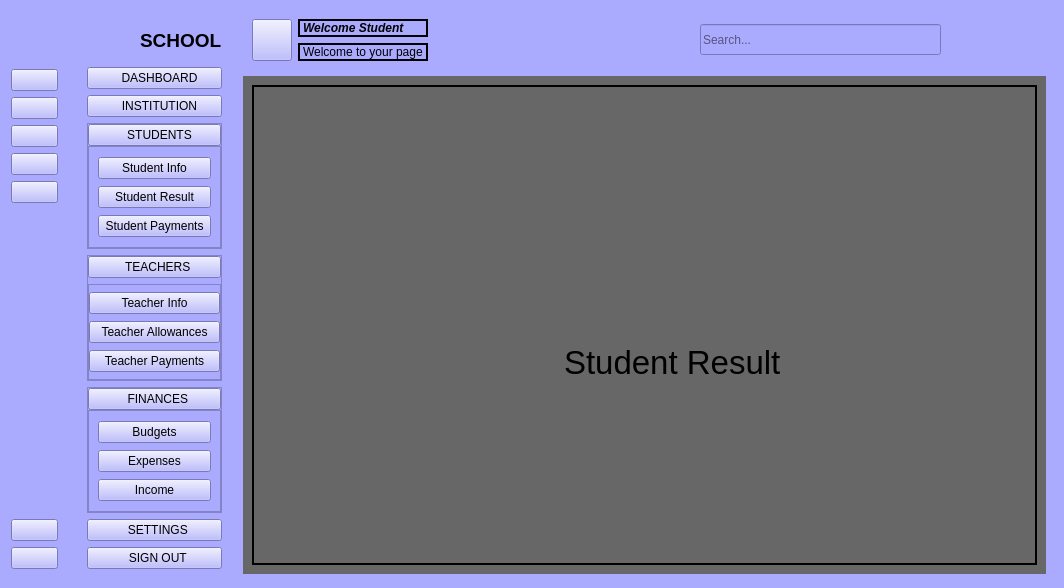
<?xml version="1.0" encoding="UTF-8"?>
<ui version="4.0">
 <class>DropAndSideMainWindow</class>
 <widget class="QMainWindow" name="DropAndSideMainWindow">
  <property name="geometry">
   <rect>
    <x>0</x>
    <y>0</y>
    <width>1064</width>
    <height>588</height>
   </rect>
  </property>
  <property name="windowTitle">
   <string>MainWindow</string>
  </property>
  <property name="windowIcon">
   <iconset>
    <normaloff>resource_folder_test/WIN_20250404_18_49_12_Pro.jpg</normaloff>resource_folder_test/WIN_20250404_18_49_12_Pro.jpg</iconset>
  </property>
  <property name="styleSheet">
   <string notr="true">background-color: rgb(170, 170, 255);</string>
  </property>
  <widget class="QWidget" name="centralwidget">
   <widget class="QWidget" name="layoutWidget">
    <property name="geometry">
     <rect>
      <x>0</x>
      <y>10</y>
      <width>1046</width>
      <height>564</height>
     </rect>
    </property>
    <layout class="QHBoxLayout" name="horizontalLayout">
     <item>
      <widget class="QWidget" name="icons_widget" native="true">
       <property name="minimumSize">
        <size>
         <width>71</width>
         <height>562</height>
        </size>
       </property>
       <property name="maximumSize">
        <size>
         <width>71</width>
         <height>562</height>
        </size>
       </property>
       <property name="styleSheet">
        <string notr="true">background-color: rgb(170, 170, 255);</string>
       </property>
       <widget class="QWidget" name="layoutWidget">
        <property name="geometry">
         <rect>
          <x>11</x>
          <y>11</y>
          <width>47</width>
          <height>547</height>
         </rect>
        </property>
        <layout class="QVBoxLayout" name="verticalLayout_9">
         <item>
          <widget class="QLabel" name="school_logo_1">
           <property name="minimumSize">
            <size>
             <width>20</width>
             <height>41</height>
            </size>
           </property>
           <property name="maximumSize">
            <size>
             <width>45</width>
             <height>41</height>
            </size>
           </property>
           <property name="text">
            <string/>
           </property>
           <property name="pixmap">
            <pixmap>resource_folder_test/settings.png</pixmap>
           </property>
           <property name="scaledContents">
            <bool>true</bool>
           </property>
          </widget>
         </item>
         <item>
          <widget class="QPushButton" name="dashboard_icon">
           <property name="text">
            <string/>
           </property>
           <property name="icon">
            <iconset>
             <normaloff>resource_folder_test/home.png</normaloff>
             <normalon>resource_folder_test/home2.png</normalon>
             <disabledon>resource_folder_test/home2.png</disabledon>resource_folder_test/home.png</iconset>
           </property>
           <property name="checkable">
            <bool>true</bool>
           </property>
           <property name="checked">
            <bool>false</bool>
           </property>
           <property name="autoExclusive">
            <bool>true</bool>
           </property>
          </widget>
         </item>
         <item>
          <widget class="QPushButton" name="institution_icon">
           <property name="text">
            <string/>
           </property>
           <property name="icon">
            <iconset>
             <normaloff>resource_folder_test/menu.png</normaloff>
             <normalon>resource_folder_test/menu2.png</normalon>resource_folder_test/menu.png</iconset>
           </property>
           <property name="checkable">
            <bool>true</bool>
           </property>
           <property name="checked">
            <bool>false</bool>
           </property>
           <property name="autoExclusive">
            <bool>true</bool>
           </property>
          </widget>
         </item>
         <item>
          <widget class="QPushButton" name="student_icon">
           <property name="text">
            <string/>
           </property>
           <property name="icon">
            <iconset>
             <normaloff>resource_folder_test/menu.png</normaloff>
             <normalon>resource_folder_test/menu2.png</normalon>resource_folder_test/menu.png</iconset>
           </property>
           <property name="checkable">
            <bool>true</bool>
           </property>
           <property name="checked">
            <bool>false</bool>
           </property>
           <property name="autoExclusive">
            <bool>true</bool>
           </property>
          </widget>
         </item>
         <item>
          <widget class="QPushButton" name="teachers_icon">
           <property name="text">
            <string/>
           </property>
           <property name="icon">
            <iconset>
             <normaloff>resource_folder_test/menu.png</normaloff>
             <normalon>resource_folder_test/menu2.png</normalon>resource_folder_test/menu.png</iconset>
           </property>
           <property name="checkable">
            <bool>true</bool>
           </property>
           <property name="checked">
            <bool>false</bool>
           </property>
           <property name="autoExclusive">
            <bool>true</bool>
           </property>
          </widget>
         </item>
         <item>
          <widget class="QPushButton" name="finances_icon">
           <property name="text">
            <string/>
           </property>
           <property name="icon">
            <iconset>
             <normaloff>resource_folder_test/menu.png</normaloff>
             <normalon>resource_folder_test/menu2.png</normalon>resource_folder_test/menu.png</iconset>
           </property>
           <property name="checkable">
            <bool>true</bool>
           </property>
           <property name="checked">
            <bool>false</bool>
           </property>
           <property name="autoExclusive">
            <bool>true</bool>
           </property>
          </widget>
         </item>
         <item>
          <spacer name="verticalSpacer">
           <property name="orientation">
            <enum>Qt::Orientation::Vertical</enum>
           </property>
           <property name="sizeHint" stdset="0">
            <size>
             <width>17</width>
             <height>288</height>
            </size>
           </property>
          </spacer>
         </item>
         <item>
          <widget class="QPushButton" name="settings_icon">
           <property name="text">
            <string/>
           </property>
           <property name="icon">
            <iconset>
             <normaloff>resource_folder_test/settings.png</normaloff>resource_folder_test/settings.png</iconset>
           </property>
           <property name="checkable">
            <bool>true</bool>
           </property>
           <property name="checked">
            <bool>false</bool>
           </property>
           <property name="autoExclusive">
            <bool>true</bool>
           </property>
          </widget>
         </item>
         <item>
          <widget class="QPushButton" name="sign_out_icon">
           <property name="text">
            <string/>
           </property>
           <property name="icon">
            <iconset>
             <normaloff>resource_folder_test/help.png</normaloff>resource_folder_test/help.png</iconset>
           </property>
           <property name="checkable">
            <bool>true</bool>
           </property>
           <property name="autoExclusive">
            <bool>true</bool>
           </property>
          </widget>
         </item>
        </layout>
       </widget>
      </widget>
     </item>
     <item>
      <widget class="QWidget" name="text_widget" native="true">
       <property name="minimumSize">
        <size>
         <width>160</width>
         <height>0</height>
        </size>
       </property>
       <property name="maximumSize">
        <size>
         <width>160</width>
         <height>16777215</height>
        </size>
       </property>
       <property name="styleSheet">
        <string notr="true">background-color: rgb(170, 170, 255);
QPshButton
{
height: 30px;
border: none
}</string>
       </property>
       <widget class="QWidget" name="layoutWidget">
        <property name="geometry">
         <rect>
          <x>10</x>
          <y>10</y>
          <width>135</width>
          <height>549</height>
         </rect>
        </property>
        <layout class="QVBoxLayout" name="verticalLayout_7">
         <item>
          <layout class="QHBoxLayout" name="horizontalLayout_2">
           <item>
            <widget class="QLabel" name="school_logo_2">
             <property name="maximumSize">
              <size>
               <width>49</width>
               <height>41</height>
              </size>
             </property>
             <property name="text">
              <string/>
             </property>
             <property name="pixmap">
              <pixmap>resource_folder_test/settings.png</pixmap>
             </property>
             <property name="scaledContents">
              <bool>true</bool>
             </property>
            </widget>
           </item>
           <item>
            <widget class="QLabel" name="school_name_label">
             <property name="maximumSize">
              <size>
               <width>124</width>
               <height>41</height>
              </size>
             </property>
             <property name="font">
              <font>
               <pointsize>14</pointsize>
               <bold>true</bold>
              </font>
             </property>
             <property name="text">
              <string>SCHOOL</string>
             </property>
            </widget>
           </item>
          </layout>
         </item>
         <item>
          <widget class="QPushButton" name="dashboard_pushbutton">
           <property name="styleSheet">
            <string notr="true"/>
           </property>
           <property name="text">
            <string>   DASHBOARD</string>
           </property>
           <property name="icon">
            <iconset>
             <normaloff>resource_folder_test/home.png</normaloff>
             <normalon>resource_folder_test/home2.png</normalon>resource_folder_test/home.png</iconset>
           </property>
           <property name="checkable">
            <bool>true</bool>
           </property>
           <property name="checked">
            <bool>false</bool>
           </property>
           <property name="autoExclusive">
            <bool>true</bool>
           </property>
          </widget>
         </item>
         <item>
          <widget class="QPushButton" name="institution_pushButton">
           <property name="text">
            <string>   INSTITUTION</string>
           </property>
           <property name="icon">
            <iconset>
             <normaloff>resource_folder_test/menu.png</normaloff>
             <normalon>resource_folder_test/menu2.png</normalon>resource_folder_test/menu.png</iconset>
           </property>
           <property name="checkable">
            <bool>true</bool>
           </property>
           <property name="autoExclusive">
            <bool>true</bool>
           </property>
          </widget>
         </item>
         <item>
          <widget class="QFrame" name="students_big_frame">
           <property name="frameShape">
            <enum>QFrame::Shape::StyledPanel</enum>
           </property>
           <property name="frameShadow">
            <enum>QFrame::Shadow::Raised</enum>
           </property>
           <layout class="QVBoxLayout" name="verticalLayout_5">
            <property name="spacing">
             <number>0</number>
            </property>
            <property name="leftMargin">
             <number>0</number>
            </property>
            <property name="topMargin">
             <number>0</number>
            </property>
            <property name="rightMargin">
             <number>0</number>
            </property>
            <property name="bottomMargin">
             <number>0</number>
            </property>
            <item>
             <widget class="QPushButton" name="studentFrame">
              <property name="text">
               <string>   STUDENTS</string>
              </property>
              <property name="icon">
               <iconset>
                <normaloff>resource_folder_test/menu.png</normaloff>
                <normalon>resource_folder_test/menu2.png</normalon>resource_folder_test/menu.png</iconset>
              </property>
              <property name="checkable">
               <bool>true</bool>
              </property>
              <property name="autoExclusive">
               <bool>false</bool>
              </property>
             </widget>
            </item>
            <item>
             <widget class="QFrame" name="student_drop_down_frame">
              <property name="frameShape">
               <enum>QFrame::Shape::StyledPanel</enum>
              </property>
              <property name="frameShadow">
               <enum>QFrame::Shadow::Raised</enum>
              </property>
              <layout class="QVBoxLayout" name="verticalLayout_3">
               <item>
                <widget class="QPushButton" name="studentInfo">
                 <property name="text">
                  <string>Student Info</string>
                 </property>
                 <property name="checkable">
                  <bool>true</bool>
                 </property>
                 <property name="autoExclusive">
                  <bool>true</bool>
                 </property>
                </widget>
               </item>
               <item>
                <widget class="QPushButton" name="studentResult">
                 <property name="text">
                  <string>Student Result</string>
                 </property>
                 <property name="checkable">
                  <bool>true</bool>
                 </property>
                 <property name="autoExclusive">
                  <bool>true</bool>
                 </property>
                </widget>
               </item>
               <item>
                <widget class="QPushButton" name="studentPayments">
                 <property name="text">
                  <string>Student Payments</string>
                 </property>
                 <property name="checkable">
                  <bool>true</bool>
                 </property>
                 <property name="autoExclusive">
                  <bool>true</bool>
                 </property>
                </widget>
               </item>
              </layout>
             </widget>
            </item>
           </layout>
          </widget>
         </item>
         <item>
          <widget class="QFrame" name="teachers_big_frame">
           <property name="frameShape">
            <enum>QFrame::Shape::StyledPanel</enum>
           </property>
           <property name="frameShadow">
            <enum>QFrame::Shadow::Raised</enum>
           </property>
           <layout class="QVBoxLayout" name="verticalLayout_4">
            <property name="leftMargin">
             <number>0</number>
            </property>
            <property name="topMargin">
             <number>0</number>
            </property>
            <property name="rightMargin">
             <number>0</number>
            </property>
            <property name="bottomMargin">
             <number>0</number>
            </property>
            <item>
             <widget class="QPushButton" name="teacherFrame">
              <property name="text">
               <string>  TEACHERS</string>
              </property>
              <property name="icon">
               <iconset>
                <normaloff>resource_folder_test/menu.png</normaloff>
                <normalon>resource_folder_test/menu2.png</normalon>resource_folder_test/menu.png</iconset>
              </property>
              <property name="checkable">
               <bool>true</bool>
              </property>
              <property name="autoExclusive">
               <bool>false</bool>
              </property>
             </widget>
            </item>
            <item>
             <widget class="QFrame" name="teacher_drop_down_frame">
              <property name="frameShape">
               <enum>QFrame::Shape::StyledPanel</enum>
              </property>
              <property name="frameShadow">
               <enum>QFrame::Shadow::Raised</enum>
              </property>
              <layout class="QVBoxLayout" name="verticalLayout">
               <property name="spacing">
                <number>0</number>
               </property>
               <property name="leftMargin">
                <number>0</number>
               </property>
               <property name="topMargin">
                <number>0</number>
               </property>
               <property name="rightMargin">
                <number>0</number>
               </property>
               <property name="bottomMargin">
                <number>0</number>
               </property>
               <item>
                <widget class="QPushButton" name="teacherInfo">
                 <property name="text">
                  <string>Teacher Info</string>
                 </property>
                 <property name="checkable">
                  <bool>true</bool>
                 </property>
                 <property name="autoExclusive">
                  <bool>true</bool>
                 </property>
                </widget>
               </item>
               <item>
                <widget class="QPushButton" name="teacherAllowances">
                 <property name="text">
                  <string>Teacher Allowances</string>
                 </property>
                 <property name="checkable">
                  <bool>true</bool>
                 </property>
                 <property name="autoExclusive">
                  <bool>true</bool>
                 </property>
                </widget>
               </item>
               <item>
                <widget class="QPushButton" name="teacherPayments">
                 <property name="text">
                  <string>Teacher Payments</string>
                 </property>
                 <property name="checkable">
                  <bool>true</bool>
                 </property>
                 <property name="autoExclusive">
                  <bool>true</bool>
                 </property>
                </widget>
               </item>
              </layout>
             </widget>
            </item>
           </layout>
          </widget>
         </item>
         <item>
          <widget class="QFrame" name="finanaces_big_frame">
           <property name="frameShape">
            <enum>QFrame::Shape::StyledPanel</enum>
           </property>
           <property name="frameShadow">
            <enum>QFrame::Shadow::Raised</enum>
           </property>
           <layout class="QVBoxLayout" name="verticalLayout_6">
            <property name="spacing">
             <number>0</number>
            </property>
            <property name="leftMargin">
             <number>0</number>
            </property>
            <property name="topMargin">
             <number>0</number>
            </property>
            <property name="rightMargin">
             <number>0</number>
            </property>
            <property name="bottomMargin">
             <number>0</number>
            </property>
            <item>
             <widget class="QPushButton" name="financesFrame">
              <property name="text">
               <string>  FINANCES</string>
              </property>
              <property name="icon">
               <iconset>
                <normaloff>resource_folder_test/menu.png</normaloff>
                <normalon>resource_folder_test/menu2.png</normalon>resource_folder_test/menu.png</iconset>
              </property>
              <property name="checkable">
               <bool>true</bool>
              </property>
              <property name="autoExclusive">
               <bool>false</bool>
              </property>
             </widget>
            </item>
            <item>
             <widget class="QFrame" name="finanace_drop_down_frame">
              <property name="frameShape">
               <enum>QFrame::Shape::StyledPanel</enum>
              </property>
              <property name="frameShadow">
               <enum>QFrame::Shadow::Raised</enum>
              </property>
              <layout class="QVBoxLayout" name="verticalLayout_2">
               <item>
                <widget class="QPushButton" name="budgets">
                 <property name="text">
                  <string>Budgets</string>
                 </property>
                 <property name="checkable">
                  <bool>true</bool>
                 </property>
                 <property name="autoExclusive">
                  <bool>true</bool>
                 </property>
                </widget>
               </item>
               <item>
                <widget class="QPushButton" name="expenses">
                 <property name="text">
                  <string>Expenses</string>
                 </property>
                 <property name="checkable">
                  <bool>true</bool>
                 </property>
                 <property name="autoExclusive">
                  <bool>true</bool>
                 </property>
                </widget>
               </item>
               <item>
                <widget class="QPushButton" name="income">
                 <property name="text">
                  <string>Income</string>
                 </property>
                 <property name="checkable">
                  <bool>true</bool>
                 </property>
                 <property name="autoExclusive">
                  <bool>true</bool>
                 </property>
                </widget>
               </item>
              </layout>
             </widget>
            </item>
           </layout>
          </widget>
         </item>
         <item>
          <widget class="QPushButton" name="settings">
           <property name="text">
            <string>  SETTINGS</string>
           </property>
           <property name="icon">
            <iconset>
             <normaloff>resource_folder_test/settings.png</normaloff>resource_folder_test/settings.png</iconset>
           </property>
           <property name="checkable">
            <bool>true</bool>
           </property>
           <property name="autoExclusive">
            <bool>true</bool>
           </property>
          </widget>
         </item>
         <item>
          <widget class="QPushButton" name="sign_out_2">
           <property name="text">
            <string>  SIGN OUT</string>
           </property>
           <property name="icon">
            <iconset>
             <normaloff>resource_folder_test/help.png</normaloff>resource_folder_test/help.png</iconset>
           </property>
           <property name="checkable">
            <bool>true</bool>
           </property>
           <property name="autoExclusive">
            <bool>true</bool>
           </property>
          </widget>
         </item>
        </layout>
       </widget>
      </widget>
     </item>
     <item>
      <layout class="QVBoxLayout" name="verticalLayout_13">
       <item>
        <widget class="QWidget" name="header_widget" native="true">
         <property name="maximumSize">
          <size>
           <width>16777215</width>
           <height>72</height>
          </size>
         </property>
         <property name="styleSheet">
          <string notr="true">background-color: rgb(170, 170, 255);</string>
         </property>
         <layout class="QHBoxLayout" name="horizontalLayout_5">
          <property name="sizeConstraint">
           <enum>QLayout::SizeConstraint::SetNoConstraint</enum>
          </property>
          <item>
           <layout class="QHBoxLayout" name="horizontalLayout_4">
            <item>
             <widget class="QPushButton" name="pushButton">
              <property name="maximumSize">
               <size>
                <width>46</width>
                <height>51</height>
               </size>
              </property>
              <property name="text">
               <string/>
              </property>
              <property name="icon">
               <iconset>
                <normaloff>resource_folder_test/menu2.png</normaloff>resource_folder_test/menu2.png</iconset>
              </property>
              <property name="iconSize">
               <size>
                <width>34</width>
                <height>100</height>
               </size>
              </property>
              <property name="checkable">
               <bool>true</bool>
              </property>
              <property name="checked">
               <bool>false</bool>
              </property>
             </widget>
            </item>
            <item>
             <layout class="QVBoxLayout" name="verticalLayout_12">
              <item>
               <widget class="QLabel" name="label">
                <property name="font">
                 <font>
                  <italic>true</italic>
                  <bold>true</bold>
                  <kerning>true</kerning>
                 </font>
                </property>
                <property name="frameShape">
                 <enum>QFrame::Shape::WinPanel</enum>
                </property>
                <property name="text">
                 <string>Welcome Student</string>
                </property>
               </widget>
              </item>
              <item>
               <widget class="QLabel" name="label_2">
                <property name="frameShape">
                 <enum>QFrame::Shape::WinPanel</enum>
                </property>
                <property name="text">
                 <string>Welcome to your page</string>
                </property>
               </widget>
              </item>
             </layout>
            </item>
           </layout>
          </item>
          <item>
           <spacer name="horizontalSpacer_4">
            <property name="orientation">
             <enum>Qt::Orientation::Horizontal</enum>
            </property>
            <property name="sizeHint" stdset="0">
             <size>
              <width>241</width>
              <height>20</height>
             </size>
            </property>
           </spacer>
          </item>
          <item>
           <layout class="QHBoxLayout" name="horizontalLayout_3">
            <property name="spacing">
             <number>25</number>
            </property>
            <item>
             <widget class="QLineEdit" name="lineEdit">
              <property name="minimumSize">
               <size>
                <width>241</width>
                <height>31</height>
               </size>
              </property>
              <property name="maximumSize">
               <size>
                <width>270</width>
                <height>31</height>
               </size>
              </property>
              <property name="styleSheet">
               <string notr="true"/>
              </property>
              <property name="placeholderText">
               <string>Search...</string>
              </property>
              <property name="clearButtonEnabled">
               <bool>false</bool>
              </property>
             </widget>
            </item>
            <item>
             <widget class="QLabel" name="label_3">
              <property name="minimumSize">
               <size>
                <width>71</width>
                <height>41</height>
               </size>
              </property>
              <property name="maximumSize">
               <size>
                <width>71</width>
                <height>41</height>
               </size>
              </property>
              <property name="text">
               <string/>
              </property>
              <property name="pixmap">
               <pixmap>resource_folder_test/WIN_20250916_23_49_46_Pro.jpg</pixmap>
              </property>
              <property name="scaledContents">
               <bool>true</bool>
              </property>
             </widget>
            </item>
           </layout>
          </item>
         </layout>
        </widget>
       </item>
       <item>
        <widget class="QWidget" name="main_display_widget" native="true">
         <property name="minimumSize">
          <size>
           <width>0</width>
           <height>0</height>
          </size>
         </property>
         <property name="maximumSize">
          <size>
           <width>16777215</width>
           <height>16777215</height>
          </size>
         </property>
         <property name="styleSheet">
          <string notr="true">background-color: rgb(103, 103, 103);</string>
         </property>
         <layout class="QVBoxLayout" name="verticalLayout_14">
          <item>
           <widget class="QStackedWidget" name="stackedWidget">
            <property name="minimumSize">
             <size>
              <width>773</width>
              <height>463</height>
             </size>
            </property>
            <property name="font">
             <font>
              <pointsize>25</pointsize>
             </font>
            </property>
            <property name="frameShape">
             <enum>QFrame::Shape::WinPanel</enum>
            </property>
            <property name="currentIndex">
             <number>3</number>
            </property>
            <widget class="QWidget" name="dashboard_page">
             <widget class="QLabel" name="label_4">
              <property name="geometry">
               <rect>
                <x>220</x>
                <y>110</y>
                <width>181</width>
                <height>111</height>
               </rect>
              </property>
              <property name="font">
               <font>
                <pointsize>25</pointsize>
               </font>
              </property>
              <property name="text">
               <string>Dashboard</string>
              </property>
             </widget>
            </widget>
            <widget class="QWidget" name="institution_page">
             <widget class="QLabel" name="label_5">
              <property name="geometry">
               <rect>
                <x>290</x>
                <y>170</y>
                <width>181</width>
                <height>111</height>
               </rect>
              </property>
              <property name="font">
               <font>
                <pointsize>25</pointsize>
               </font>
              </property>
              <property name="text">
               <string>Institution</string>
              </property>
             </widget>
            </widget>
            <widget class="QWidget" name="studentInfo_page">
             <widget class="QLabel" name="label_6">
              <property name="geometry">
               <rect>
                <x>350</x>
                <y>170</y>
                <width>181</width>
                <height>111</height>
               </rect>
              </property>
              <property name="font">
               <font>
                <pointsize>25</pointsize>
               </font>
              </property>
              <property name="text">
               <string>Student Info</string>
              </property>
             </widget>
            </widget>
            <widget class="QWidget" name="studentInfo_page">
             <widget class="QLabel" name="label_7">
              <property name="geometry">
               <rect>
                <x>310</x>
                <y>220</y>
                <width>261</width>
                <height>111</height>
               </rect>
              </property>
              <property name="font">
               <font>
                <pointsize>25</pointsize>
               </font>
              </property>
              <property name="text">
               <string>Student Result</string>
              </property>
             </widget>
            </widget>
            <widget class="QWidget" name="studentPayments_page">
             <widget class="QLabel" name="label_8">
              <property name="geometry">
               <rect>
                <x>310</x>
                <y>170</y>
                <width>291</width>
                <height>111</height>
               </rect>
              </property>
              <property name="font">
               <font>
                <pointsize>25</pointsize>
               </font>
              </property>
              <property name="text">
               <string>Student Payments</string>
              </property>
             </widget>
            </widget>
            <widget class="QWidget" name="teacherInfo_page">
             <widget class="QLabel" name="label_9">
              <property name="geometry">
               <rect>
                <x>260</x>
                <y>160</y>
                <width>181</width>
                <height>111</height>
               </rect>
              </property>
              <property name="font">
               <font>
                <pointsize>25</pointsize>
               </font>
              </property>
              <property name="text">
               <string>Teacher Info</string>
              </property>
             </widget>
            </widget>
            <widget class="QWidget" name="teacherAllowances_page">
             <widget class="QLabel" name="label_10">
              <property name="geometry">
               <rect>
                <x>210</x>
                <y>160</y>
                <width>351</width>
                <height>121</height>
               </rect>
              </property>
              <property name="font">
               <font>
                <pointsize>25</pointsize>
               </font>
              </property>
              <property name="text">
               <string>Teacher Allowances</string>
              </property>
             </widget>
            </widget>
            <widget class="QWidget" name="teacherPayments_page">
             <widget class="QLabel" name="label_11">
              <property name="geometry">
               <rect>
                <x>200</x>
                <y>160</y>
                <width>291</width>
                <height>111</height>
               </rect>
              </property>
              <property name="font">
               <font>
                <pointsize>25</pointsize>
               </font>
              </property>
              <property name="text">
               <string>Teacher Payments</string>
              </property>
             </widget>
            </widget>
            <widget class="QWidget" name="budgets_page">
             <widget class="QLabel" name="label_12">
              <property name="geometry">
               <rect>
                <x>290</x>
                <y>180</y>
                <width>271</width>
                <height>111</height>
               </rect>
              </property>
              <property name="font">
               <font>
                <pointsize>25</pointsize>
               </font>
              </property>
              <property name="text">
               <string>Budgets</string>
              </property>
             </widget>
            </widget>
            <widget class="QWidget" name="expenses_page">
             <widget class="QLabel" name="label_13">
              <property name="geometry">
               <rect>
                <x>310</x>
                <y>120</y>
                <width>181</width>
                <height>111</height>
               </rect>
              </property>
              <property name="font">
               <font>
                <pointsize>25</pointsize>
               </font>
              </property>
              <property name="text">
               <string>Expenses</string>
              </property>
             </widget>
            </widget>
            <widget class="QWidget" name="income_page">
             <widget class="QLabel" name="label_14">
              <property name="geometry">
               <rect>
                <x>300</x>
                <y>150</y>
                <width>181</width>
                <height>111</height>
               </rect>
              </property>
              <property name="font">
               <font>
                <pointsize>25</pointsize>
               </font>
              </property>
              <property name="text">
               <string>Income</string>
              </property>
             </widget>
            </widget>
            <widget class="QWidget" name="page_12">
             <widget class="QLabel" name="label_15">
              <property name="geometry">
               <rect>
                <x>360</x>
                <y>140</y>
                <width>181</width>
                <height>111</height>
               </rect>
              </property>
              <property name="minimumSize">
               <size>
                <width>181</width>
                <height>111</height>
               </size>
              </property>
              <property name="font">
               <font>
                <pointsize>25</pointsize>
               </font>
              </property>
              <property name="text">
               <string>Settings</string>
              </property>
             </widget>
            </widget>
           </widget>
          </item>
         </layout>
        </widget>
       </item>
      </layout>
     </item>
    </layout>
   </widget>
  </widget>
 </widget>
 <resources/>
 <connections>
  <connection>
   <sender>studentFrame</sender>
   <signal>toggled(bool)</signal>
   <receiver>student_drop_down_frame</receiver>
   <slot>setHidden(bool)</slot>
   <hints>
    <hint type="sourcelabel">
     <x>218</x>
     <y>155</y>
    </hint>
    <hint type="destinationlabel">
     <x>218</x>
     <y>259</y>
    </hint>
   </hints>
  </connection>
  <connection>
   <sender>pushButton</sender>
   <signal>toggled(bool)</signal>
   <receiver>text_widget</receiver>
   <slot>hide()</slot>
   <hints>
    <hint type="sourcelabel">
     <x>269</x>
     <y>44</y>
    </hint>
    <hint type="destinationlabel">
     <x>231</x>
     <y>43</y>
    </hint>
   </hints>
  </connection>
  <connection>
   <sender>sign_out_2</sender>
   <signal>toggled(bool)</signal>
   <receiver>sign_out_icon</receiver>
   <slot>setChecked(bool)</slot>
   <hints>
    <hint type="sourcelabel">
     <x>221</x>
     <y>568</y>
    </hint>
    <hint type="destinationlabel">
     <x>56</x>
     <y>567</y>
    </hint>
   </hints>
  </connection>
  <connection>
   <sender>teacherFrame</sender>
   <signal>toggled(bool)</signal>
   <receiver>teachers_icon</receiver>
   <slot>setChecked(bool)</slot>
   <hints>
    <hint type="sourcelabel">
     <x>199</x>
     <y>278</y>
    </hint>
    <hint type="destinationlabel">
     <x>54</x>
     <y>182</y>
    </hint>
   </hints>
  </connection>
  <connection>
   <sender>sign_out_2</sender>
   <signal>toggled(bool)</signal>
   <receiver>DropAndSideMainWindow</receiver>
   <slot>close()</slot>
   <hints>
    <hint type="sourcelabel">
     <x>221</x>
     <y>568</y>
    </hint>
    <hint type="destinationlabel">
     <x>280</x>
     <y>587</y>
    </hint>
   </hints>
  </connection>
  <connection>
   <sender>settings</sender>
   <signal>toggled(bool)</signal>
   <receiver>settings_icon</receiver>
   <slot>setChecked(bool)</slot>
   <hints>
    <hint type="sourcelabel">
     <x>221</x>
     <y>538</y>
    </hint>
    <hint type="destinationlabel">
     <x>56</x>
     <y>537</y>
    </hint>
   </hints>
  </connection>
  <connection>
   <sender>financesFrame</sender>
   <signal>toggled(bool)</signal>
   <receiver>finanace_drop_down_frame</receiver>
   <slot>setHidden(bool)</slot>
   <hints>
    <hint type="sourcelabel">
     <x>218</x>
     <y>403</y>
    </hint>
    <hint type="destinationlabel">
     <x>218</x>
     <y>507</y>
    </hint>
   </hints>
  </connection>
  <connection>
   <sender>sign_out_icon</sender>
   <signal>toggled(bool)</signal>
   <receiver>DropAndSideMainWindow</receiver>
   <slot>close()</slot>
   <hints>
    <hint type="sourcelabel">
     <x>56</x>
     <y>567</y>
    </hint>
    <hint type="destinationlabel">
     <x>112</x>
     <y>587</y>
    </hint>
   </hints>
  </connection>
  <connection>
   <sender>financesFrame</sender>
   <signal>toggled(bool)</signal>
   <receiver>finances_icon</receiver>
   <slot>setChecked(bool)</slot>
   <hints>
    <hint type="sourcelabel">
     <x>218</x>
     <y>386</y>
    </hint>
    <hint type="destinationlabel">
     <x>34</x>
     <y>200</y>
    </hint>
   </hints>
  </connection>
  <connection>
   <sender>institution_pushButton</sender>
   <signal>toggled(bool)</signal>
   <receiver>institution_icon</receiver>
   <slot>setChecked(bool)</slot>
   <hints>
    <hint type="sourcelabel">
     <x>210</x>
     <y>110</y>
    </hint>
    <hint type="destinationlabel">
     <x>54</x>
     <y>122</y>
    </hint>
   </hints>
  </connection>
  <connection>
   <sender>pushButton</sender>
   <signal>toggled(bool)</signal>
   <receiver>text_widget</receiver>
   <slot>setVisible(bool)</slot>
   <hints>
    <hint type="sourcelabel">
     <x>286</x>
     <y>54</y>
    </hint>
    <hint type="destinationlabel">
     <x>237</x>
     <y>67</y>
    </hint>
   </hints>
  </connection>
  <connection>
   <sender>teacherFrame</sender>
   <signal>toggled(bool)</signal>
   <receiver>teacher_drop_down_frame</receiver>
   <slot>setHidden(bool)</slot>
   <hints>
    <hint type="sourcelabel">
     <x>218</x>
     <y>291</y>
    </hint>
    <hint type="destinationlabel">
     <x>218</x>
     <y>371</y>
    </hint>
   </hints>
  </connection>
  <connection>
   <sender>studentFrame</sender>
   <signal>toggled(bool)</signal>
   <receiver>student_icon</receiver>
   <slot>setChecked(bool)</slot>
   <hints>
    <hint type="sourcelabel">
     <x>203</x>
     <y>140</y>
    </hint>
    <hint type="destinationlabel">
     <x>54</x>
     <y>152</y>
    </hint>
   </hints>
  </connection>
  <connection>
   <sender>dashboard_pushbutton</sender>
   <signal>toggled(bool)</signal>
   <receiver>dashboard_icon</receiver>
   <slot>setChecked(bool)</slot>
   <hints>
    <hint type="sourcelabel">
     <x>202</x>
     <y>83</y>
    </hint>
    <hint type="destinationlabel">
     <x>54</x>
     <y>92</y>
    </hint>
   </hints>
  </connection>
 </connections>
 <designerdata>
  <property name="gridDeltaX">
   <number>10</number>
  </property>
  <property name="gridDeltaY">
   <number>10</number>
  </property>
  <property name="gridSnapX">
   <bool>true</bool>
  </property>
  <property name="gridSnapY">
   <bool>true</bool>
  </property>
  <property name="gridVisible">
   <bool>true</bool>
  </property>
 </designerdata>
</ui>
